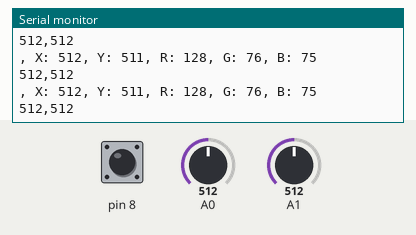
This sketch was run on a simulated Arduino Uno, built with avr-gcc and run on an emulated ATmega328P. Shown: the last lines printed to the serial monitor. The test bench sets the inputs (shaded band); at power-on: A1 = 512, pin 8 HIGH, A0 = 512.

Above: at 8.7 s.
8.8 s: A1 set to 900
At 9.01 s:
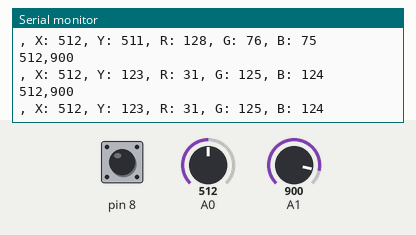
10.3 s: A1 set to 942
At 10.34 s:
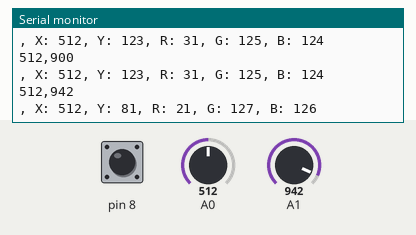
Timing chart, 0 to 13.3 s (numbered marks = the images above; inputs shaded):
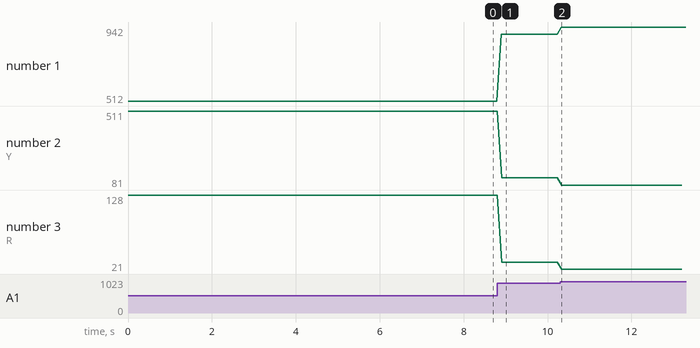

The sketch:

joystick_code.ino
```cpp
//https://create.arduino.cc/projecthub/MinukaThesathYapa/arduino-thumb-joystick-to-processing-92c182

int xValue = 0 ;
int yValue = 0 ;
int bValue = 0 ;


const int redX = 512;
const int redY = 1023;
const int greenX = 1023;
const int greenY = 0;
const int blueX = 0;
const int blueY = 0;

void setup()
{
	Serial.begin(9600) ;
	pinMode(8,INPUT);
	digitalWrite(8,HIGH);
}

void loop()
{
	int xValue = analogRead(A0);
	int yValue = analogRead(A1);
	bValue = digitalRead(8);
	Serial.print(xValue,DEC);
	Serial.print(",");
	Serial.print(yValue,DEC);
//	Serial.print(",");
//	Serial.print(!bValue);
	Serial.print("\n");
//	delay(10);


  // Flip orientation (if needed)
  int xAxis = map(xValue, 0, 1023, 0, 1023);
  int yAxis = map(yValue, 0, 1023, 1023, 0);

  int distanceRed = sqrt(pow(abs(redX - xAxis), 2) +  pow(abs(redY - yAxis), 2));
  int distanceGreen = sqrt(pow(abs(greenX - xAxis), 2) +  pow(abs(greenY - yAxis), 2));
  int distanceBlue = sqrt(pow(abs(blueX - xAxis), 2) +  pow(abs(blueY - yAxis), 2));

  int brightRed = 255 - constrain(map(distanceRed, 0, 1023, 0, 255), 0, 255);
  int brightGreen = 255 - constrain(map(distanceGreen, 0, 1023, 0, 255), 0, 255);
  int brightBlue = 255 - constrain(map(distanceBlue, 0, 1023, 0, 255), 0, 255);

//  Serial.print("KEY: ");
//  Serial.print(digitalRead(PUSHBUTTON_PIN));
  Serial.print(", X: ");
  Serial.print(xAxis);
  Serial.print(", Y: ");
  Serial.print(yAxis);
  Serial.print(", R: ");
  Serial.print(brightRed);
  Serial.print(", G: ");
  Serial.print(brightGreen);
  Serial.print(", B: ");
  Serial.print(brightBlue);
  Serial.println("\n");

  delay(100);

//  if (digitalRead(PUSHBUTTON_PIN) == 0) {
//      brightRed = 255;
//      brightGreen = 255;
//      brightBlue = 255;
}
```

Measured:
- after the input at 8.8 s, the serial monitor: prints a new line after 0.10 s (image 1)
- after the input at 10.3 s, the serial monitor: prints a new line at once (image 2)
- plotted number 1: 512 → 900 after the input at 8.8 s, 900 → 942 after the input at 10.3 s
- plotted number 2: 511 → 123 after the input at 8.8 s, 123 → 81 after the input at 10.3 s
- plotted number 3: 128 → 31 after the input at 8.8 s, 31 → 21 after the input at 10.3 s
